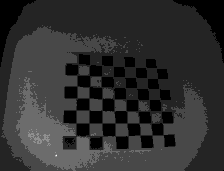
#> input picture python/cailbration/depth_chessboard_data/01.png, 224 x 171 px; its folder holds 4 pictures in this run
$ python Calibration_by_image.py
#> lines starting #> are read from the running program, lines starting #| are printed output that depends on the picture; after the words box and inside, x2 and y2 are one past the last pixel; in counts of white or black regions, pixels touching at a corner belong together
#!/usr/bin/env python
# coding: utf-8

# In[27]:


import numpy as np
import cv2
import glob
import matplotlib.pyplot as plt
from PIL import Image
import os
import os.path
import glob
import argparse


# In[18]:


# prepare object points, like (0,0,0), (1,0,0), (2,0,0) ....,(6,5,0)
# (8,6) is for the given testing images.
# If you use the another data (e.g. pictures you take by your smartphone),
# you need to set the corresponding numbers.
corner_x = 7
corner_y = 7
objp = np.zeros((corner_x*corner_y,3), np.float32)
objp[:,:2] = np.mgrid[0:corner_x, 0:corner_y].T.reshape(-1,2)

# Arrays to store object points and image points from all the images.
objpoints = [] # 3d points in real world space
imgpoints = [] # 2d points in image plane.

img_size = (10, 10)

# Make a list of calibration images
images = glob.glob('depth_chessboard_data/*.png')

# Step through the list and search for chessboard corners
print('Start finding chessboard corners...')
for idx, fname in enumerate(images):
    img = cv2.imread(fname)
#> img is the input picture: shape (171, 224, 3); min 0, max 252, mean 48
    gray = cv2.cvtColor(img, cv2.COLOR_BGR2GRAY)
    plt.imshow(gray)
    img_size = (img.shape[1], img.shape[0])
#> img_size = (224, 171)

    #Find the chessboard corners
    print('find the chessboard corners of',fname)
    ret, corners = cv2.findChessboardCorners(gray, (corner_x,corner_y), None)
#> ret = False; corners = None

    # If found, add object points, image points
    if ret == True:
        objpoints.append(objp)
        imgpoints.append(corners)

        # Draw and display the corners
        cv2.drawChessboardCorners(img, (corner_x,corner_y), corners, ret)
        plt.imshow(img)
#> pass 2 of the loop `for idx, fname in enumerate(images):`:
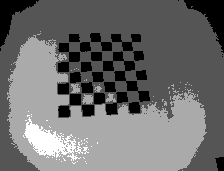
#> input picture python/cailbration/depth_chessboard_data/02.png, 224 x 171 px
#> img is the input picture: shape (171, 224, 3); min 0, max 255, mean 109.6
#> ret = True; corners = 49 rows, first 8: [68.49, 42], [79.74, 42.44], [90, 41.5], [100.5, 41.5], [111.3, 41.77], [121.7, 41.51], [131.5, 41.5], [68.5, 51.5]
#> `cv2.drawChessboardCorners(img, (corner_x,corner_y), corners, ret)`:
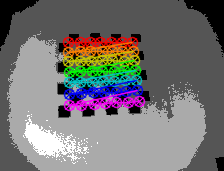
#> img: shape (171, 224, 3); 13.55% of pixels changed, all inside (x1, y1, x2, y2) = (62, 36, 146, 112)
#> pass 3 of the loop `for idx, fname in enumerate(images):`:
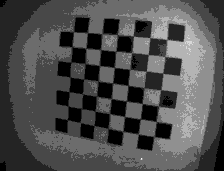
#> input picture python/cailbration/depth_chessboard_data/03.png, 224 x 171 px
#> img is the input picture: shape (171, 224, 3); min 0, max 252, mean 78.2
#> corners = 49 rows, first 8: [73.62, 31.65], [87.49, 32.64], [101.9, 33.73], [117.1, 34.41], [133.6, 35.87], [149.7, 37.65], [166.8, 39.44], [72.07, 46.38]
#> `cv2.drawChessboardCorners(img, (corner_x,corner_y), corners, ret)`:
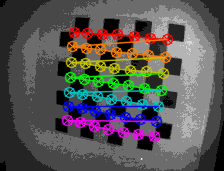
#> img: shape (171, 224, 3); 18.17% of pixels changed, all inside (x1, y1, x2, y2) = (61, 26, 174, 143)
#> the loop made 4 passes; the first 3 are shown


# In[21]:


print('Camera calibration...')
img_size = (img.shape[1], img.shape[0])
# You need to comment these functions and write your calibration function from scratch.
# Notice that rvecs is rotation vector, not the rotation matrix, and tvecs is translation vector.
# In practice, you'll derive extrinsics matrixes directly. The shape must be [pts_num,3,4], and use them to plot.
ret, mtx, dist, rvecs, tvecs = cv2.calibrateCamera(objpoints, imgpoints, img_size,None,None)
Vr = np.array(rvecs)
Tr = np.array(tvecs)
extrinsics = np.concatenate((Vr, Tr), axis=1).reshape(-1,6)
print(mtx)


# In[ ]:


# In[26]:


# [178 lines left out: functions main, calibrate, not called in this run]


# In[24]:


def printNumpyWithIndent(tar, indentchar):
    print(indentchar + str(tar).replace('\n', '\n' + indentchar))


# In[ ]:


# In[ ]:
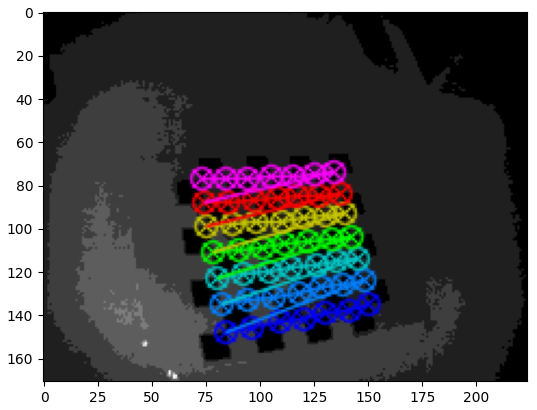
#> figure drawn by matplotlib, 1 panel; B, G, R data is drawn as R, G, B
